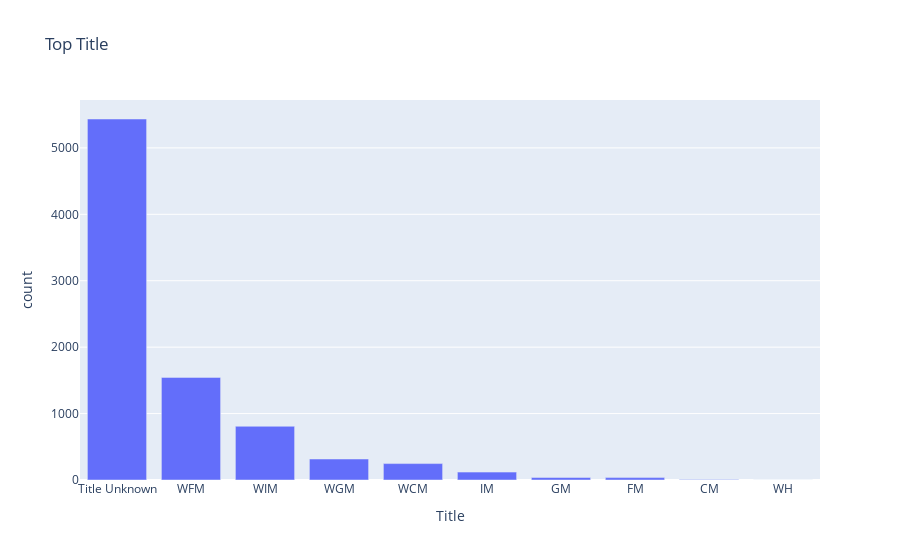

The notebook cell this image was saved under:
### Code cell
ds=df['Title'].value_counts().reset_index()
ds.columns = ['Title', 'count']
fig = px.bar(ds, x='Title', y="count", title='Top Title ')
fig.show()

### Figure 1 — Plotly figure (JSON) as saved in the notebook; plotly's stock layout.template omitted (floating-point values rounded to 4 significant figures)
{"data": [{"alignmentgroup": "True", "hovertemplate": "Title=%{x}<br>count=%{y}<extra></extra>", "legendgroup": "", "marker": {"color": "#636efa"}, "name": "", "offsetgroup": "", "orientation": "v", "showlegend": false, "textposition": "auto", "type": "bar", "x": ["Title Unknown", "WFM", "WIM", "WGM", "WCM", "IM", "GM", "FM", "CM", "WH"], "xaxis": "x", "y": [5435, 1545, 809, 316, 247, 119, 37, 36, 8, 1], "yaxis": "y"}], "layout": {"barmode": "relative", "legend": {"tracegroupgap": 0}, "title": {"text": "Top Title "}, "xaxis": {"anchor": "y", "domain": [0, 1], "title": {"text": "Title"}}, "yaxis": {"anchor": "x", "domain": [0, 1], "title": {"text": "count"}}}}
